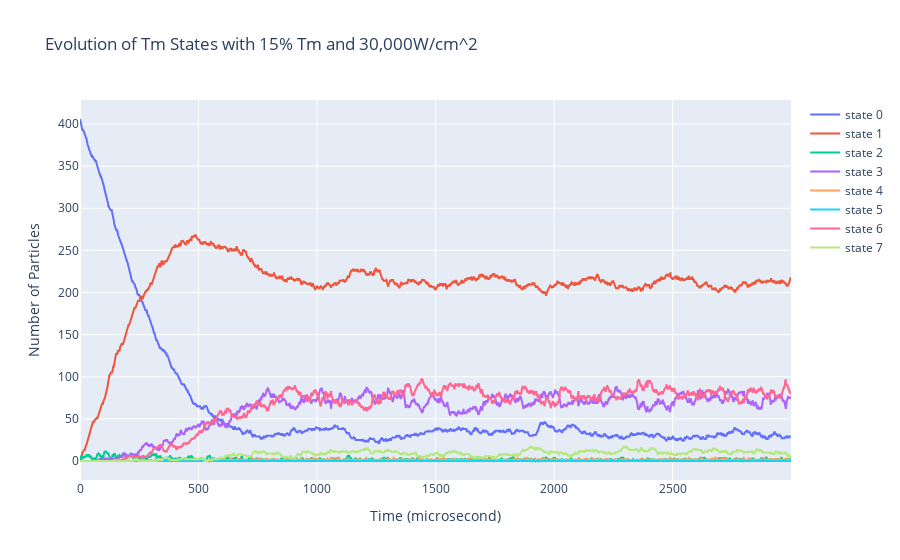

Source (notebook cell):
### Code cell
# for i in range(8):
#     plt.plot(r['tm_distribution'][i], label = f'state {i}')
# plt.legend()
# plt.show()

traces = []
for i, y in r['tm_distribution'].items():
    trace = go.Scatter(y=y, mode='lines', name=f'state {i}')
    traces.append(trace)

fig = go.Figure(traces)

fig.update_layout(title='Evolution of Tm States with 15% Tm and 30,000W/cm^2', xaxis_title='Time (microsecond)', yaxis_title='Number of Particles')

fig.show()

### Figure 1 — Plotly figure (JSON) as saved in the notebook; plotly's stock layout.template omitted (floating-point values rounded to 4 significant figures; data arrays with more than 128 entries replaced by an {"elided": "..."} marker saying what was removed)
{"data": [{"mode": "lines", "name": "state 0", "type": "scatter", "y": {"elided": "3000 int values"}}, {"mode": "lines", "name": "state 1", "type": "scatter", "y": {"elided": "3000 int values"}}, {"mode": "lines", "name": "state 2", "type": "scatter", "y": {"elided": "3000 int values"}}, {"mode": "lines", "name": "state 3", "type": "scatter", "y": {"elided": "3000 int values"}}, {"mode": "lines", "name": "state 4", "type": "scatter", "y": {"elided": "3000 int values"}}, {"mode": "lines", "name": "state 5", "type": "scatter", "y": {"elided": "3000 int values"}}, {"mode": "lines", "name": "state 6", "type": "scatter", "y": {"elided": "3000 int values"}}, {"mode": "lines", "name": "state 7", "type": "scatter", "y": {"elided": "3000 int values"}}], "layout": {"title": {"text": "Evolution of Tm States with 15% Tm and 30,000W/cm^2"}, "xaxis": {"title": {"text": "Time (microsecond)"}}, "yaxis": {"title": {"text": "Number of Particles"}}}}
